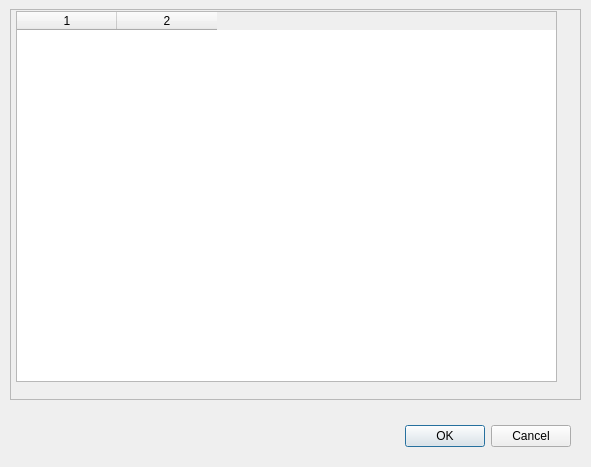
<?xml version="1.0" encoding="UTF-8"?>
<ui version="4.0">
 <class>Dialog</class>
 <widget class="QDialog" name="Dialog">
  <property name="geometry">
   <rect>
    <x>0</x>
    <y>0</y>
    <width>591</width>
    <height>467</height>
   </rect>
  </property>
  <property name="windowTitle">
   <string>Dialog</string>
  </property>
  <widget class="QDialogButtonBox" name="buttonBox">
   <property name="geometry">
    <rect>
     <x>110</x>
     <y>420</y>
     <width>461</width>
     <height>32</height>
    </rect>
   </property>
   <property name="orientation">
    <enum>Qt::Horizontal</enum>
   </property>
   <property name="standardButtons">
    <set>QDialogButtonBox::Cancel|QDialogButtonBox::Ok</set>
   </property>
  </widget>
  <widget class="QScrollArea" name="scrollArea">
   <property name="geometry">
    <rect>
     <x>10</x>
     <y>9</y>
     <width>571</width>
     <height>391</height>
    </rect>
   </property>
   <property name="widgetResizable">
    <bool>true</bool>
   </property>
   <widget class="QWidget" name="scrollAreaWidgetContents">
    <property name="geometry">
     <rect>
      <x>0</x>
      <y>0</y>
      <width>567</width>
      <height>387</height>
     </rect>
    </property>
    <widget class="QTableWidget" name="tableWidget">
     <property name="geometry">
      <rect>
       <x>5</x>
       <y>1</y>
       <width>541</width>
       <height>371</height>
      </rect>
     </property>
     <property name="selectionMode">
      <enum>QAbstractItemView::NoSelection</enum>
     </property>
     <property name="columnCount">
      <number>2</number>
     </property>
     <column/>
     <column/>
    </widget>
   </widget>
  </widget>
 </widget>
 <resources/>
 <connections>
  <connection>
   <sender>buttonBox</sender>
   <signal>accepted()</signal>
   <receiver>Dialog</receiver>
   <slot>accept()</slot>
   <hints>
    <hint type="sourcelabel">
     <x>248</x>
     <y>254</y>
    </hint>
    <hint type="destinationlabel">
     <x>157</x>
     <y>274</y>
    </hint>
   </hints>
  </connection>
  <connection>
   <sender>buttonBox</sender>
   <signal>rejected()</signal>
   <receiver>Dialog</receiver>
   <slot>reject()</slot>
   <hints>
    <hint type="sourcelabel">
     <x>316</x>
     <y>260</y>
    </hint>
    <hint type="destinationlabel">
     <x>286</x>
     <y>274</y>
    </hint>
   </hints>
  </connection>
 </connections>
</ui>
